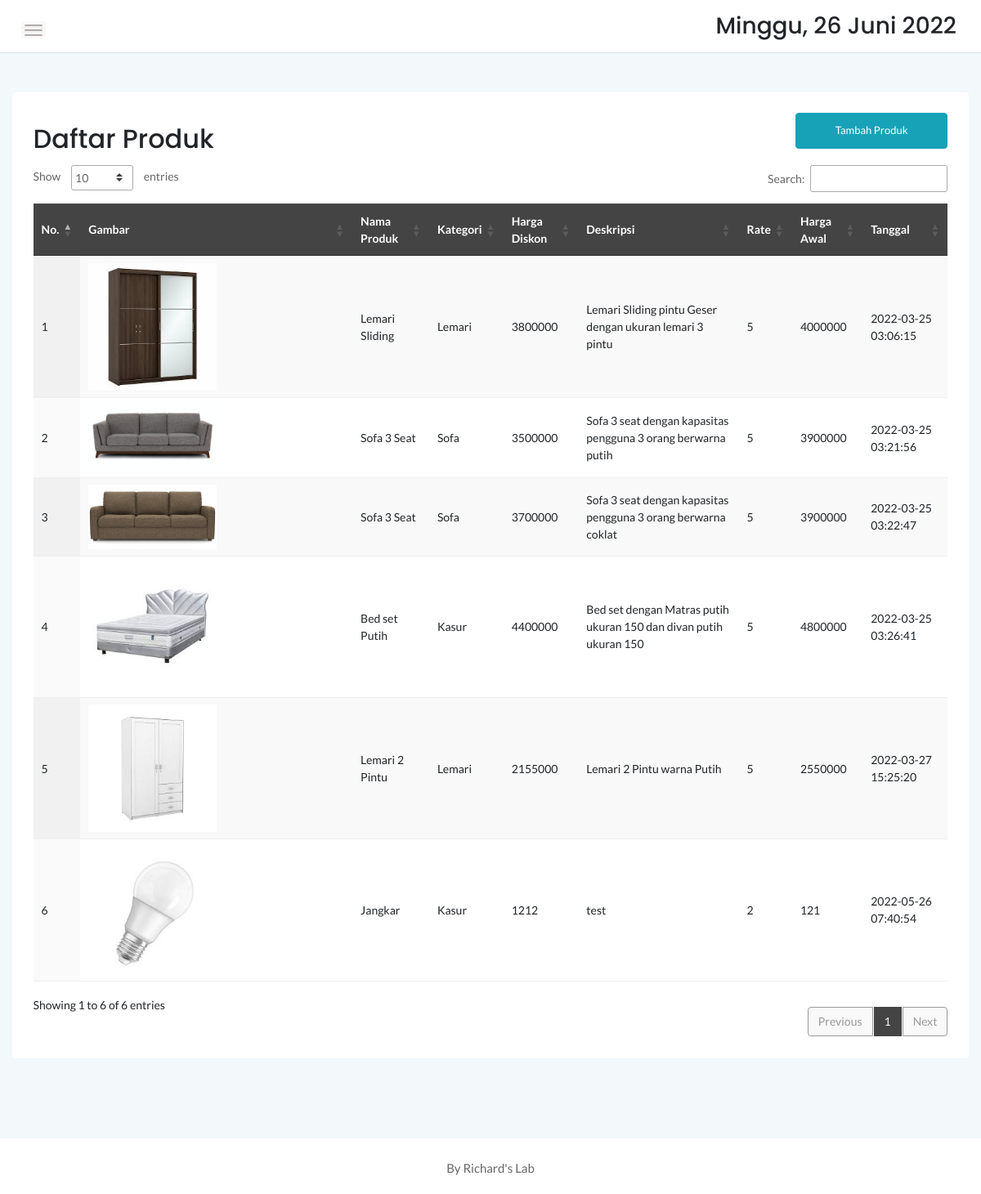
Before: /admin/produk.php with the older database file.
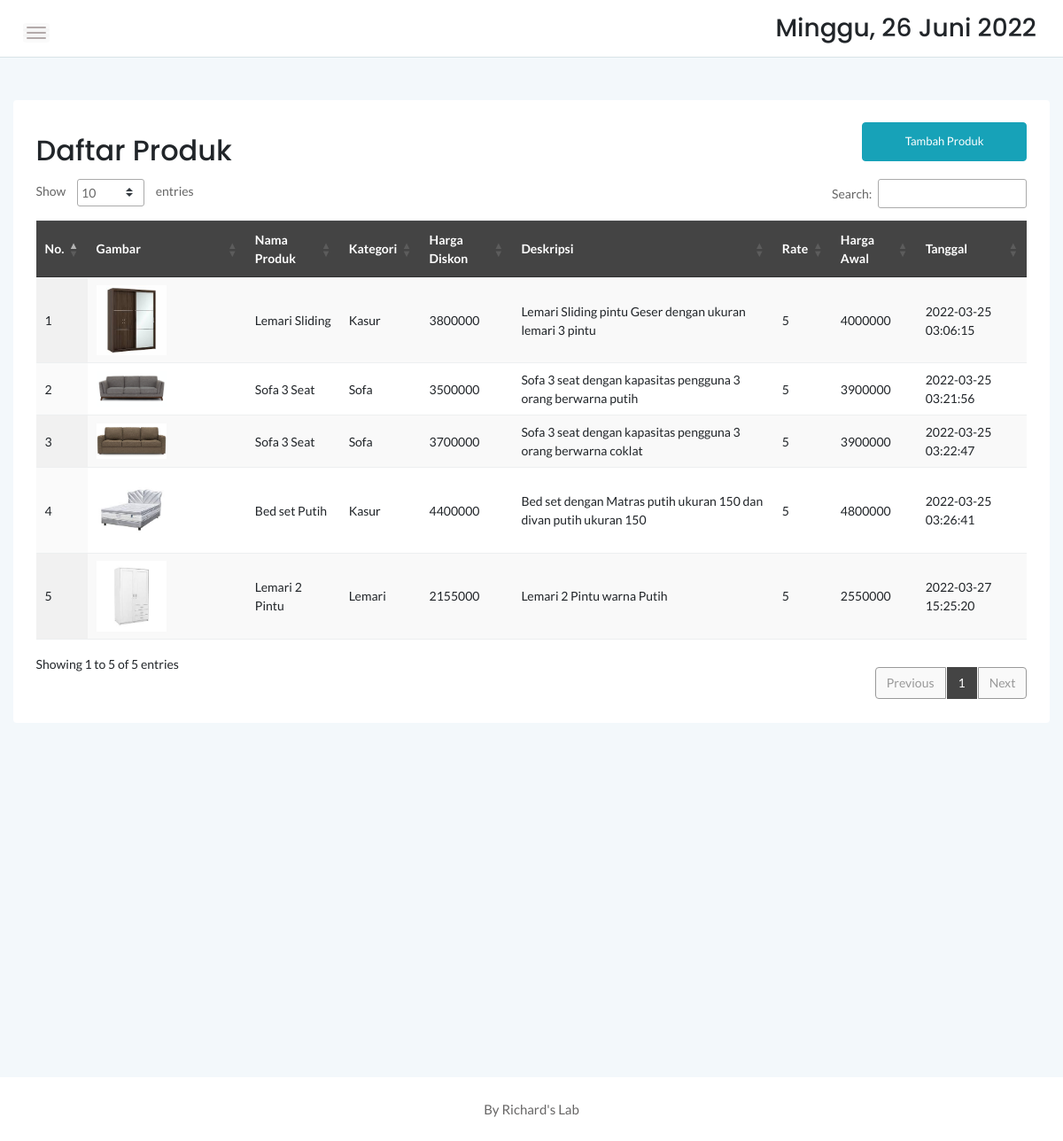
After: the same page with the newer database file.
### tables this page shows
CREATE TABLE `produk` (
  `idproduk` int(11) NOT NULL,
  `idkategori` int(11) NOT NULL,
  `namaproduk` varchar(30) NOT NULL,
  `gambar` varchar(100) NOT NULL,
  `deskripsi` varchar(200) NOT NULL,
  `rate` int(11) NOT NULL,
  `hargabefore` int(11) NOT NULL,
  `hargaafter` int(11) NOT NULL,
  `tgldibuat` timestamp NOT NULL DEFAULT current_timestamp()
);

CREATE TABLE `kategori` (
  `idkategori` int(11) NOT NULL,
  `namakategori` varchar(20) NOT NULL,
  `tgldibuat` timestamp NOT NULL DEFAULT current_timestamp()
);

### admin/produk.php (the view, shortened to what this page needs)
<?php
	include '../dbconnect.php';
	?>
<!doctype html>
<html class="no-js" lang="en">
<head>
    <link rel="stylesheet" href="assets/css/bootstrap.min.css">
    <link rel="stylesheet" href="assets/css/font-awesome.min.css">
    <link rel="stylesheet" href="assets/css/themify-icons.css">
    <link rel="stylesheet" href="assets/css/metisMenu.css">
    <link rel="stylesheet" href="assets/css/owl.carousel.min.css">
    <link rel="stylesheet" href="assets/css/slicknav.min.css">
    <link rel="stylesheet" href="https://www.amcharts.com/lib/3/plugins/export/export.css" type="text/css" media="all" />
	<link rel="stylesheet" type="text/css" href="https://cdn.datatables.net/1.10.20/css/jquery.dataTables.min.css">
    <link rel="stylesheet" type="text/css" href="https://cdn.datatables.net/1.10.20/css/jquery.dataTables.css">
    <link rel="stylesheet" type="text/css" href="https://cdn.datatables.net/1.10.20/css/dataTables.bootstrap4.min.css">
    <link rel="stylesheet" type="text/css" href="https://cdn.datatables.net/responsive/2.2.3/css/responsive.bootstrap.min.css">
    <link rel="stylesheet" type="text/css" href="https://cdn.datatables.net/responsive/2.2.3/css/responsive.jqueryui.min.css">
	<link rel="stylesheet" type="text/css" href="https://cdn.datatables.net/buttons/1.5.2/css/buttons.dataTables.min.css">
    <link rel="stylesheet" href="assets/css/typography.css">
    <link rel="stylesheet" href="assets/css/default-css.css">
    <link rel="stylesheet" href="assets/css/styles.css">
    <link rel="stylesheet" href="assets/css/responsive.css">
</head>
<body>
    <div class="page-container">
        <div class="main-content">
            <div class="header-area">
                <div class="row align-items-center">
                    <div class="col-md-6 col-sm-8 clearfix">
                        <div class="nav-btn pull-left">
                            <span></span>
                            <span></span>
                            <span></span>
                        </div>
                    </div>
                    <div class="col-md-6 col-sm-4 clearfix">
                        <ul class="notification-area pull-right">
                            <li><h3><div class="date">
						</b></div></h3>
						</li>
                        </ul>
                    </div>
                </div>
            </div>
            <div class="main-content-inner">
                <div class="row mt-5 mb-5">
                    <div class="col-12">
                        <div class="card">
                            <div class="card-body">
                                <div class="d-sm-flex justify-content-between align-items-center">
									<h2>Daftar Produk</h2>
									<button style="margin-bottom:20px" data-toggle="modal" data-target="#myModal" class="btn btn-info col-md-2">Tambah Produk</button>
                                </div>
                                    <div class="data-tables datatable-dark">
										 <table id="dataTable3" class="display" style="width:100%"><thead class="thead-dark">
											<tr>
												<th>No.</th>
												<th>Gambar</th>
												<th>Nama Produk</th>
												<th>Kategori</th>
												<th>Harga Diskon</th>
												<th>Deskripsi</th>
												<th>Rate</th>
												<th>Harga Awal</th>
												<th>Tanggal</th>
											</tr></thead><tbody>
											<?php
											$brgs=mysqli_query($conn,"SELECT * from kategori k, produk p where k.idkategori=p.idkategori order by idproduk ASC");
											$no=1;
											while($p=mysqli_fetch_array($brgs)){
												?>
												<tr>
													<td><?php echo $no++ ?></td>
													<td><img src="../<?php echo $p['gambar'] ?>" width="50%"\></td>
													<td><?php echo $p['namaproduk'] ?></td>
													<td><?php echo $p['namakategori'] ?></td>
													<td><?php echo $p['hargaafter'] ?></td>
													<td><?php echo $p['deskripsi'] ?></td>
													<td><?php echo $p['rate'] ?></td>
													<td><?php echo $p['hargabefore'] ?></td>
													<td><?php echo $p['tgldibuat'] ?></td>
												</tr>
												<?php
											}
											?>
										</tbody>
										</table>
                                    </div>
								 </div>
                            </div>
                        </div>
                    </div>
                </div>
            </div>
        </div>
        <footer>
            <div class="footer-area">
                <p>By Richard's Lab</p>
            </div>
        </footer>
</body>
</html>

### admin/assets/css/styles.css (style rules this page uses)
.page-container { width: 100%; height: 100%; min-height: 100vh; padding-left: 280px; -webkit-transition: padding-left 0.3s ease 0s; transition: padding-left 0.3s ease 0s; }
.card { border: none; border-radius: 4px; background-color: #fff; -webkit-transition: all 0.3s ease 0s; transition: all 0.3s ease 0s; }
.card-body { padding: 25.6px; padding: 1.6rem; }
.main-content { width: 100%; background: #F3F8FB; }
.main-content-inner { padding: 0 30px 50px; }
.header-area { padding: 15px 30px; background: #fff; border-bottom: 1px solid #d8e3e7; }
.nav-btn { margin-right: 30px; margin-top: 10px; cursor: pointer; }
.nav-btn span { display: block; width: 22px; height: 2px; background: #b3aaaa; margin: 4px 0; border-radius: 15px; -webkit-transition: all 0.3s ease 0s; transition: all 0.3s ease 0s; box-shadow: 0 0 0 4px rgba(99, 96, 96, 0.03); }
.notification-area { -webkit-user-select: none; -moz-user-select: none; -ms-user-select: none; user-select: none; position: relative; z-index: 1; }
.notification-area li { display: inline-block; margin-left: 20px; cursor: pointer; -webkit-user-select: none; -moz-user-select: none; -ms-user-select: none; user-select: none; }
.footer-area { text-align: center; padding: 23px 0 19px; background: #fff; }
.footer-area p { color: #676666; margin-bottom: 0; }
.btn { padding: 11px 17px; font-size: 13px; letter-spacing: 0; }
table tr th { border-bottom: none; }
table tr th, table tr td { border-top: 1px solid rgba(120, 130, 140, 0.13) !important; }
table.dataTable.no-footer { border-bottom: 1px solid rgba(120, 130, 140, 0.13) !important; }
table.dataTable thead th, table.dataTable thead td { border-bottom-color: transparent; }
.datatable-dark thead { background: #444; color: #fff; }

### admin/assets/css/responsive.css (style rules this page uses)
@media (min-width: 1200px) and (max-width: 1364px) { .main-content-inner { padding: 0 15px 50px; } }
@media (min-width: 1200px) and (max-width: 1364px) { .page-container, .sbar_collapsed.page-container { padding-left: 0; } }

Changed rows visible on the page:
removed produk: gambar (picture), namaproduk "Jangkar", idkategori.namakategori "Kasur", hargaafter "1212", deskripsi "test", rate "2", hargabefore "121", tgldibuat "2022-05-26 07:40:54"
changed produk "Lemari Sliding": idkategori.namakategori "Lemari" → "Kasur"
Other visible differences:
text written by a page script: "Show entries Search: Showing 1 to 6 of 6 entries Previous 1 Next" → "Show entries Search: Showing 1 to 5 of 5 entries Previous 1 Next"
